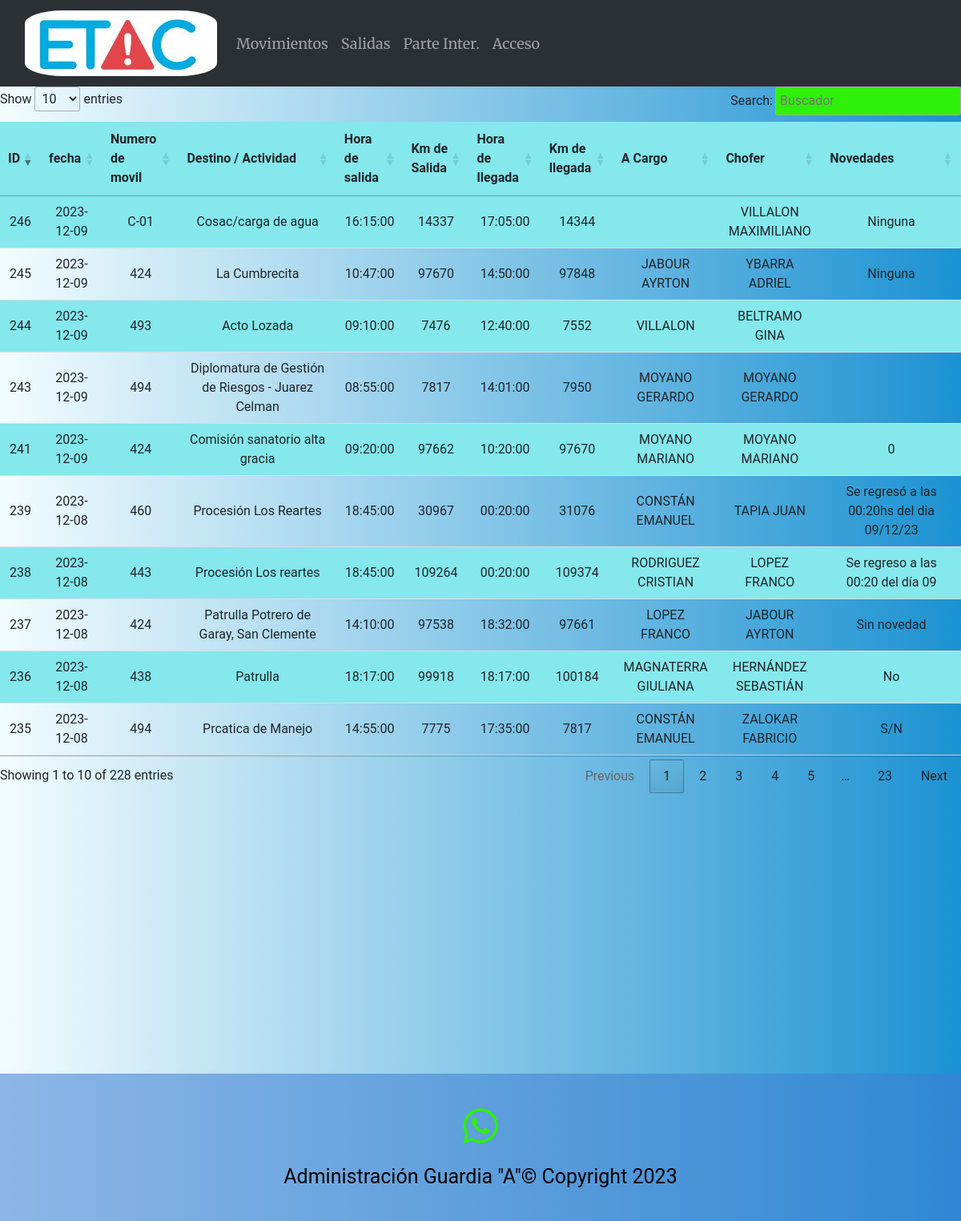
Page /movimientos on the committed database.
### main.py (models this page shows)
    class Movimientos_moviles(db.Model):
        __tablename__ = 'Movimientos_moviles'  # Agrega esta línea para especificar el nombre de la tabla en la base de datos
        id_movimiento = db.Column(db.Integer, primary_key=True)
        fecha = db.Column(db.Date)
        numero_movil = db.Column(db.Integer)
        destino = db.Column(db.String(1000))
        hora_salida = db.Column(db.Time)
        km_salida = db.Column(db.Integer)
        hora_llegada = db.Column(db.Time)
        km_llegada = db.Column(db.Integer)
        a_cargo = db.Column(db.String(50))
        chofer = db.Column(db.String(50))
        novedades = db.Column(db.String(100))

### main.py (the view)
@app.route('/movimientos')
def movimientos():
    movimientos = Movimientos_moviles.query.order_by(Movimientos_moviles.id_movimiento).all()
    return render_template("movimientos.html", moviles=movimientos)

### templates/movimientos.html (shortened to what this page needs)
{% extends "base.html" %}
{% block content %}
{% if moviles %}
<table class="tabla_agentes" id="tablacarnet2" >
        <thead>
        <tr>
            <th>ID</th>
            <th>fecha</th>
            <th>Numero de movil</th>
            <th>Destino / Actividad</th>
            <th>Hora de salida</th>
            <th>Km de Salida</th>
            <th>Hora de llegada</th>
            <th>Km de llegada</th>
            <th>A Cargo</th>
            <th>Chofer</th>
            <th>Novedades</th>
        </tr>
        </thead>
    <tbody>
    {% for eco in moviles %}
    <tr>
            <td>{{ eco.id_movimiento }}</td>
            <td>{{ eco.fecha }}</td>
            <td>{{ eco.numero_movil }}</td>
            <td>{{ eco.destino }}</td>
            <td>{{ eco.hora_salida }}</td>
            <td>{{ eco.km_salida }}</td>
            <td>{{ eco.hora_llegada }}</td>
            <td>{{ eco.km_llegada }}</td>
            <td>{{ eco.a_cargo }}</td>
            <td>{{ eco.chofer }}</td>
            <td>{{ eco.novedades }}</td>
        </tr>
    {% endfor %}
    </tbody>
</table>
{% else %}
<p>No hay movimientos registrados.</p>
{% endif %}
{% endblock %}

### static/style.css (style rules this page uses)
body { background: #1c92d2; background: -webkit-linear-gradient(to right, #f2fcfe, #1c92d2); background: linear-gradient(to right, #f2fcfe, #1c92d2); text-align:center; font-family:"Roboto"; }
table { width: 100%; border-collapse: collapse; margin-bottom: 20px; }
th { background-color: #f2f2f2; text-align: left; padding: 10px; }
td { padding: 10px; border-bottom: 1px solid #ddd; }
tr:nth-child(odd) { background-color: #84E8EC; }
.tabla_agentes th { background-color: #84E8EC; text-align: left; padding: 10px; }
.tabla_agentes td { padding: 10px; border-bottom: 1px solid #ddd; }
.tabla_agentes tr:nth-child(odd) { background-color: #84E8EC; }

### rows in the picture
Movimientos_moviles: id_movimiento "235", fecha "2023-12-08", numero_movil "494", destino "Prcatica de Manejo", hora_salida "14:55:00", km_salida "7775", hora_llegada "17:35:00", km_llegada "7817", a_cargo "CONSTÁN EMANUEL", chofer "ZALOKAR FABRICIO", novedades "S/N"
Movimientos_moviles: id_movimiento "236", fecha "2023-12-08", numero_movil "438", destino "Patrulla", hora_salida "18:17:00", km_salida "99918", hora_llegada "18:17:00", km_llegada "100184", a_cargo "MAGNATERRA GIULIANA", chofer "HERNÁNDEZ SEBASTIÁN", novedades "No"
Movimientos_moviles: id_movimiento "237", fecha "2023-12-08", numero_movil "424", destino "Patrulla Potrero de Garay, San Clemente", hora_salida "14:10:00", km_salida "97538", hora_llegada "18:32:00", km_llegada "97661", a_cargo "LOPEZ FRANCO", chofer "JABOUR AYRTON", novedades "Sin novedad"
Movimientos_moviles: id_movimiento "238", fecha "2023-12-08", numero_movil "443", destino "Procesión Los reartes", hora_salida "18:45:00", km_salida "109264", hora_llegada "00:20:00", km_llegada "109374", a_cargo "RODRIGUEZ CRISTIAN", chofer "LOPEZ FRANCO", novedades "Se regreso a las 00:20 del día 09"
Movimientos_moviles: id_movimiento "239", fecha "2023-12-08", numero_movil "460", destino "Procesión Los Reartes", hora_salida "18:45:00", km_salida "30967", hora_llegada "00:20:00", km_llegada "31076", a_cargo "CONSTÁN EMANUEL", chofer "TAPIA JUAN", novedades "Se regresó a las 00:20hs del dia 09/12/23"
Movimientos_moviles: id_movimiento "241", fecha "2023-12-09", numero_movil "424", destino "Comisión sanatorio alta gracia", hora_salida "09:20:00", km_salida "97662", hora_llegada "10:20:00", km_llegada "97670", a_cargo "MOYANO MARIANO", chofer "MOYANO MARIANO", novedades "0"
Movimientos_moviles: id_movimiento "243", fecha "2023-12-09", numero_movil "494", destino "Diplomatura de Gestión de Riesgos - Juarez Celman", hora_salida "08:55:00", km_salida "7817", hora_llegada "14:01:00", km_llegada "7950", a_cargo "MOYANO GERARDO", chofer "MOYANO GERARDO"
Movimientos_moviles: id_movimiento "244", fecha "2023-12-09", numero_movil "493", destino "Acto Lozada", hora_salida "09:10:00", km_salida "7476", hora_llegada "12:40:00", km_llegada "7552", a_cargo "VILLALON", chofer "BELTRAMO GINA"
Movimientos_moviles: id_movimiento "245", fecha "2023-12-09", numero_movil "424", destino "La Cumbrecita", hora_salida "10:47:00", km_salida "97670", hora_llegada "14:50:00", km_llegada "97848", a_cargo "JABOUR AYRTON", chofer "YBARRA ADRIEL", novedades "Ninguna"
Movimientos_moviles: id_movimiento "246", fecha "2023-12-09", numero_movil "C-01", destino "Cosac/carga de agua", hora_salida "16:15:00", km_salida "14337", hora_llegada "17:05:00", km_llegada "14344", chofer "VILLALON MAXIMILIANO", novedades "Ninguna"
